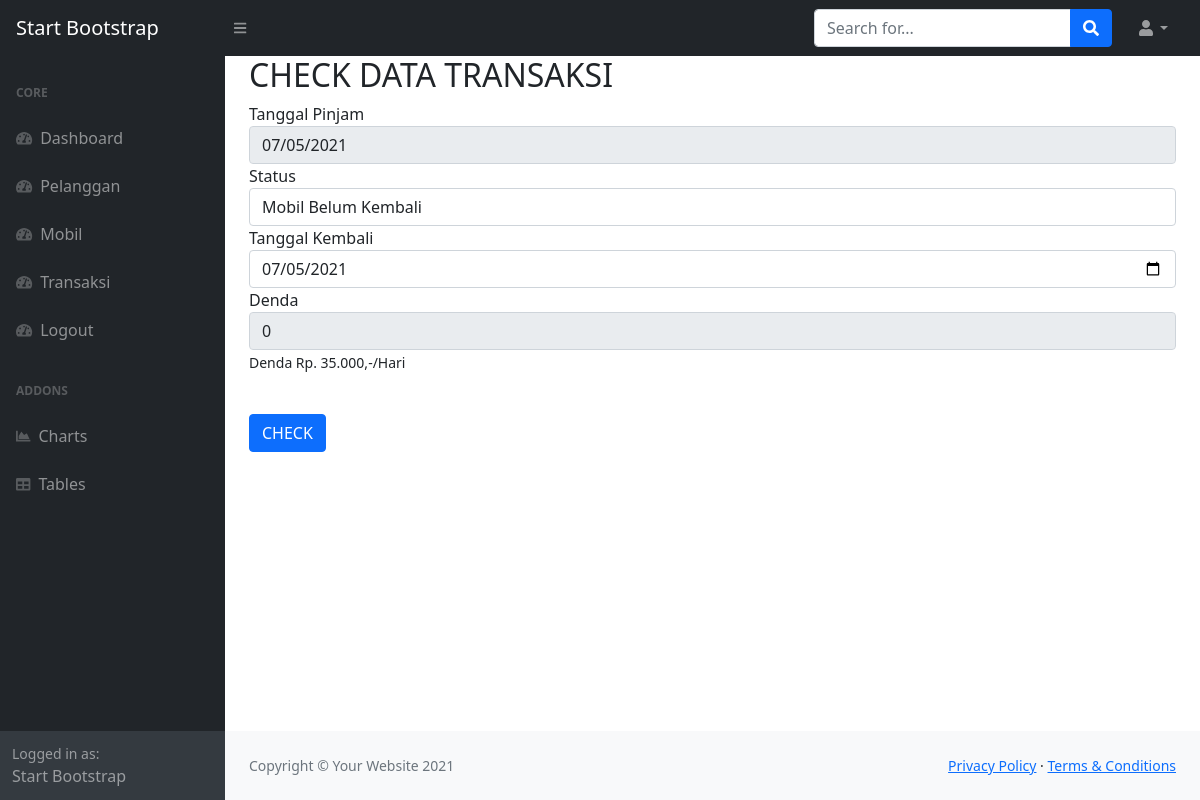
Screenshot of /index.php?halaman=check_detail_transaksi&id_transaksi_sewa=3 (signed in) with the database file from the repository.
### tables this page shows
CREATE TABLE `tbl_transaksi_sewa` (
  `id_transaksi_sewa` int(11) NOT NULL,
  `id_transaksi` int(11) NOT NULL,
  `no_polisi` varchar(12) NOT NULL,
  `lama_sewa` int(11) NOT NULL,
  `status` varchar(25) NOT NULL,
  `tanggal_kembali` date NOT NULL,
  `denda` int(11) NOT NULL
);

CREATE TABLE `tbl_transaksi` (
  `id_transaksi` int(11) NOT NULL,
  `no_ktp` varchar(16) NOT NULL,
  `tanggal` date NOT NULL,
  `total` int(11) NOT NULL
);

### check_detail_transaksi.php (the view, shortened to what this page needs)
<?php
$pilih = $koneksi->query("SELECT * FROM tbl_transaksi_sewa JOIN tbl_transaksi ON tbl_transaksi_sewa.id_transaksi=tbl_transaksi.id_transaksi WHERE tbl_transaksi_sewa.id_transaksi_sewa='$_GET[id_transaksi_sewa]'");
$data = $pilih->fetch_assoc();
$tgl=date('Y-m-d');
$tanggal = $data['tanggal'];
$tanggal1 = new DateTime($tanggal);
$tanggal2 = new DateTime();
$perbedaan = $tanggal2->diff($tanggal1)->format("%a");
$denda = $perbedaan*35000;
?>
<h2>CHECK DATA TRANSAKSI</h2>
<form method="POST" autocomplete="off">
	<div class="form-group">
		<label>Tanggal Pinjam</label>
		<input type="date" name="tanggal" class="form-control" value="<?php echo $data['tanggal']; ?>" disabled>
	</div>
	<div class="form-group">
		<label>Status</label>
		<select name="status" class="form-control">
			<option value="<?php echo $data['status']; ?>"><?php echo $data['status']; ?></option>
		</select>
	</div>
	<div class="form-group">
		<label>Tanggal Kembali</label>
		<input type="date" name="tanggal_kembali" class="form-control" value="<?php echo $tgl; ?>">
	</div>
	<div class="form-group">
		<label>Denda</label>
		<input type="text" name="denda" class="form-control" value="<?php echo $denda; ?>" disabled>
		<p><small>Denda Rp. 35.000,-/Hari</small></p>
	</div>
	<br>
	<button class="btn btn-primary" name="check">CHECK</button>
</form>

### rows the page displays
tbl_transaksi_sewa: tanggal "07/05/2021", status "Mobil Belum Kembali", denda "0"
